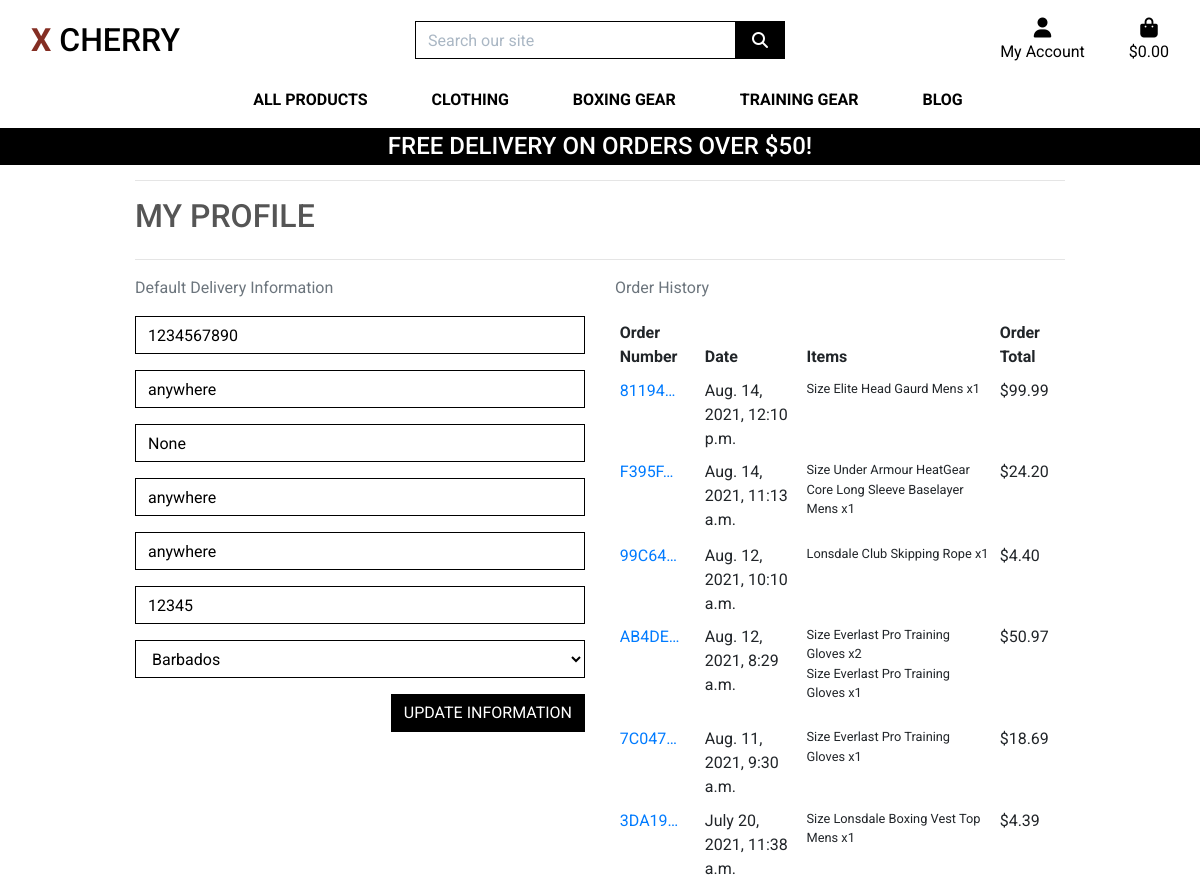
The page /profile/ (signed in, upper part) on the database as committed earlier.
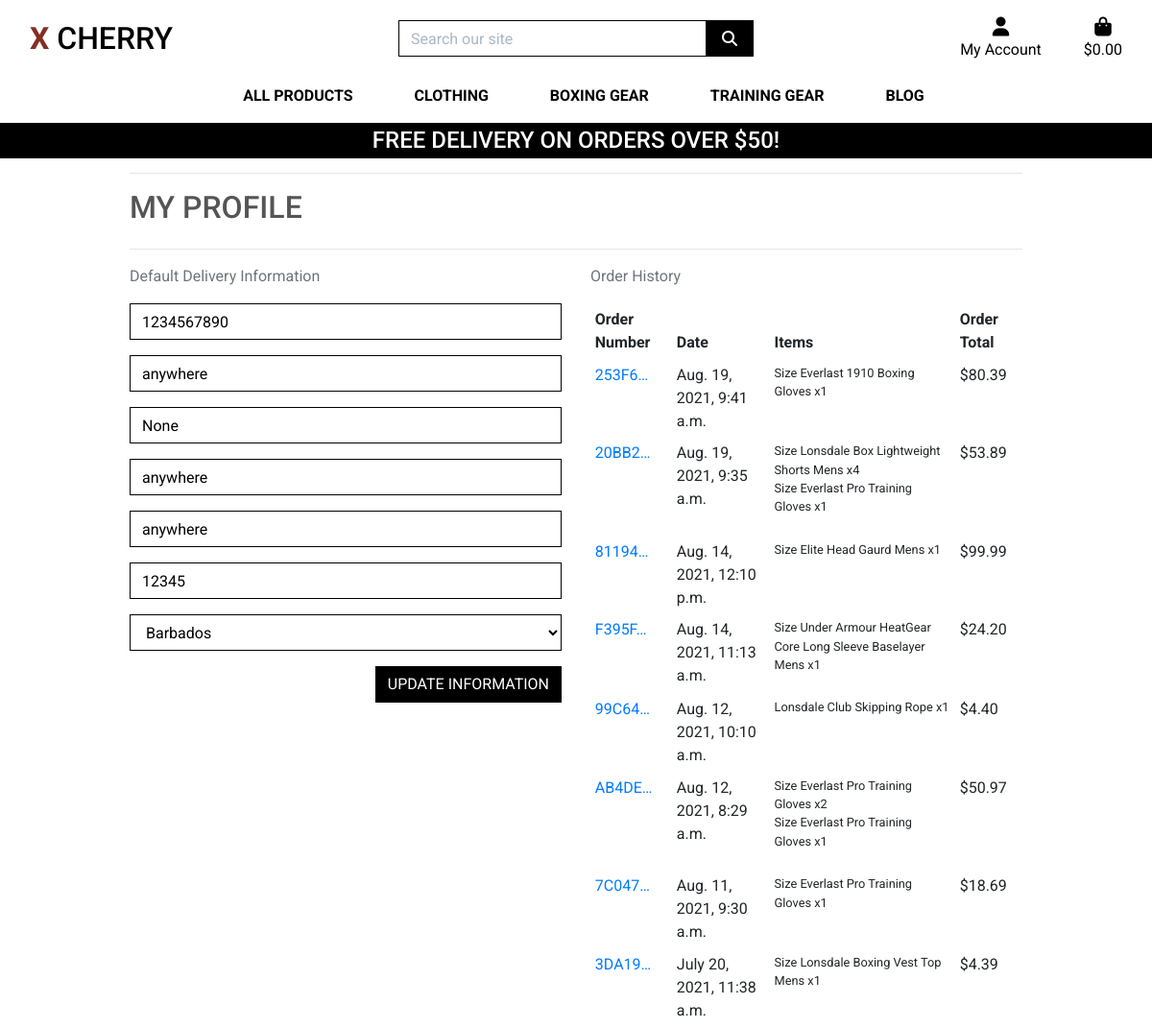
The same page on the database as committed later.
### checkout/models.py (models this page shows, shortened)
class Order(models.Model):
    order_number = models.CharField(max_length=32, null=False, editable=False)
    user_profile = models.ForeignKey(UserProfile, on_delete=models.SET_NULL,
                                     null=True, blank=True,
                                     related_name='orders')
    full_name = models.CharField(max_length=50, null=False, blank=False)
    email = models.EmailField(max_length=254, null=False, blank=False)
    phone_number = models.CharField(max_length=20, null=False, blank=False)
    country = CountryField(blank_label='Country *', null=False, blank=False)
    postcode = models.CharField(max_length=20, null=True, blank=True)
    town_or_city = models.CharField(max_length=40, null=False, blank=False)
    street_address1 = models.CharField(max_length=80, null=False, blank=False)
    street_address2 = models.CharField(max_length=80, null=True, blank=True)
    county = models.CharField(max_length=80, null=True, blank=True)
    date = models.DateTimeField(auto_now_add=True)
    delivery_cost = models.DecimalField(max_digits=6, decimal_places=2, null=False, default=0)
    order_total = models.DecimalField(max_digits=10, decimal_places=2, null=False, default=0)
    grand_total = models.DecimalField(max_digits=10, decimal_places=2, null=False, default=0)
    original_bag = models.TextField(null=False, blank=False, default='')
    stripe_pid = models.CharField(max_length=254, null=False, blank=False, default='')

class OrderLineItem(models.Model):
    order = models.ForeignKey(Order, null=False, blank=False, on_delete=models.CASCADE, related_name='lineitems')
    product = models.ForeignKey(Product, null=False, blank=False, on_delete=models.CASCADE)
    product_size = models.CharField(max_length=2, null=True, blank=True)  # XS, S, M, L, XL
    quantity = models.IntegerField(null=False, blank=False, default=0)
    lineitem_total = models.DecimalField(max_digits=6, decimal_places=2, null=False, blank=False, editable=False)

### products/models.py (models this page shows, shortened)
class Product(models.Model):
    category = models.ForeignKey('Category', null=True, blank=True, on_delete=models.SET_NULL)
    sku = models.CharField(max_length=254, null=True, blank=True)
    name = models.CharField(max_length=254)
    description = models.TextField()
    has_sizes = models.BooleanField(default=False, null=True, blank=True,)
    price = models.DecimalField(max_digits=6, decimal_places=2)
    rating = models.DecimalField(max_digits=6, decimal_places=2, null=True, blank=True)
    image_url = models.URLField(max_length=1024, null=True, blank=True)
    image = models.ImageField(null=True, blank=True)

### profiles/views.py (the view)
# urls.py: path('', views.profile, name='profile'),
@login_required
def profile(request):
    profile = get_object_or_404(UserProfile, user=request.user)
    if request.method == 'POST':
        form = UserProfileForm(request.POST, instance=profile)
        if form.is_valid():
            form.save()
            messages.success(request, 'Profile updated successfully')
        else:
            messages.error(request, 'Update failed. Please ensure the form is valid.')
    else:
        form = UserProfileForm(instance=profile)
    orders = profile.orders.all()
    template = 'profiles/profile.html'
    context = {
        'form': form,
        'orders': orders,
        'page_title': 'My Profile',
        'on_profile_page': True
    }
    return render(request, template, context)

### profiles/forms.py
class UserProfileForm(forms.ModelForm):
    class Meta:
        model = UserProfile
        exclude = ('user',)
    def __init__(self, *args, **kwargs):
        super().__init__(*args, **kwargs)
        placeholders = {
            'default_phone_number': 'Phone Number',
            'default_postcode': 'Postal Code',
            'default_town_or_city': 'Town or City',
            'default_street_address1': 'Street Address 1',
            'default_street_address2': 'Street Address 2',
            'default_county': 'County, State or Locality',
        }
        self.fields['default_phone_number'].widget.attrs['autofocus'] = True
        for field in self.fields:
            if field != 'default_country':
                if self.fields[field].required:
                    placeholder = f'{placeholders[field]} *'
                else:
                    placeholder = placeholders[field]
                self.fields[field].widget.attrs['placeholder'] = placeholder
            self.fields[field].widget.attrs['class'] = 'border-black rounded-0 profile-form-input'
            self.fields[field].label = False

### profiles/templates/profiles/profile.html (shortened to what this page needs)
{% extends "base.html" %}
{% load static %}
{% block extra_css %}
    <link rel="stylesheet" href="{% static 'profiles/css/profile.css' %}">
{% endblock %}
{% block page_header %}
    <div class="container header-container">
    </div>
{% endblock %}
{% block content %}
    <div class="overlay"></div>
    <div class="container profile-container">
        <div class="row">
            <div class="col">
                <hr>
                    <h2 class="logo-font mb-4">My Profile</h2>
                <hr>
            </div>
        </div>
        <div class="row">
            <div class="col-12 col-md-6">
                <p class="text-muted">Default Delivery Information</p>
                <form action="{% url 'profile' %}" class="mt-3" method="POST" id="profile-update-form">
                    {{ form|crispy }}
                    <button class="btn btn-black rounded-0 text-uppercase float-right">Update Information</button>
                </form>
            </div>
            <div class="col-12 col-md-6">
                <p class="text-muted">Order History</p>
                <div class="order-history table-responsive">
                    <table class="table table-sm table-borderless">
                        <thead>
                            <tr>
                                <th>Order Number</th>
                                <th>Date</th>
                                <th>Items</th>
                                <th>Order Total</th>
                            </tr>
                        </thead>
                        <tbody>
                            {% for order in orders reversed %}
                                <tr>
                                    <td>
                                        <a href="{% url 'order_history' order.order_number %}"
                                            title="{{ order.order_number }}">
                                            {{ order.order_number|truncatechars:6 }}
                                        </a>
                                    </td>
                                    <td>{{ order.date }}</td>
                                    <td>
                                        <ul class="list-unstyled">
                                            {% for item in order.lineitems.all %}
                                                <li class="small">
                                                    {% if item.product.has_sizes %}
                                                        Size {{ item.product.size|upper }}
                                                    {% endif %}{{ item.product.name }} x{{ item.quantity }}
                                                </li>
                                            {% endfor %}
                                        </ul>
                                    </td>
                                    <td>${{ order.grand_total }}</td>
                                </tr>
                            {% endfor %}
                        </tbody>
                    </table>
                </div>
            </div>
        </div>
    </div>
{% endblock %}

Rows that differ between the two databases and show on the page:
added Order: order_number "253F6…", date "Aug. 19, 2021, 9:41 a.m.", grand_total "80.39"
added OrderLineItem: product.name "Everlast 1910 Boxing Gloves", quantity "1", shown under "253F6…"
added Order: order_number "20BB2…", date "Aug. 19, 2021, 9:35 a.m.", grand_total "53.89"
added OrderLineItem: product.name "Lonsdale Box Lightweight Shorts Mens", quantity "4", shown under "20BB2…"
added OrderLineItem: product.name "Everlast Pro Training Gloves", quantity "1", shown under "20BB2…"
